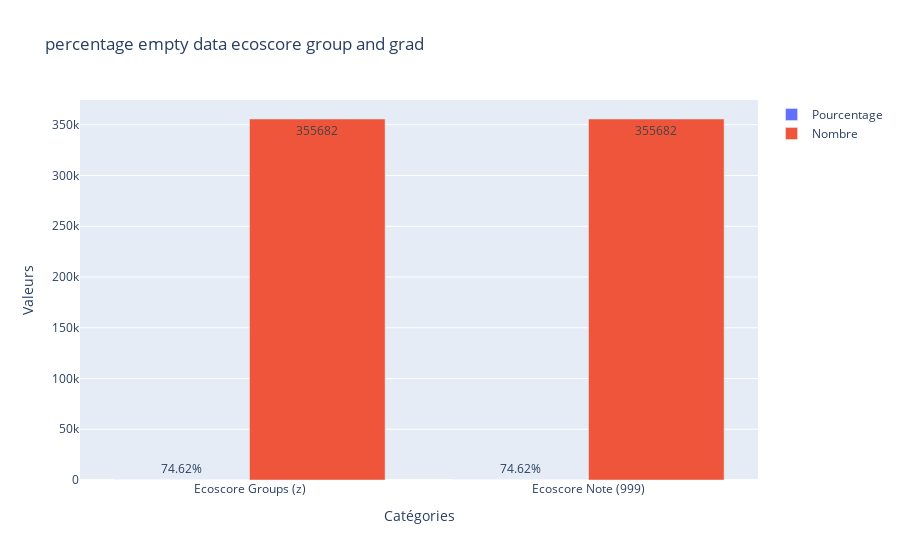

Notebook cell for this chart:
### Code cell
fig = go.Figure()
fig.add_trace(go.Bar(
    x=labels,
    y=values,
    name='Pourcentage',
    text=[f'{v:.2f}%' for v in values],
    textposition='auto'
))
fig.add_trace(go.Bar(
    x=labels,
    y=counts_values,
    name='Nombre',
    text=[str(v) for v in counts_values],
    textposition='auto'
))
fig.update_layout(
    title='percentage empty data ecoscore group and grad',
    xaxis_title='Catégories',
    yaxis_title='Valeurs',
    barmode='group'
)
fig.show()

### Figure 1 — Plotly figure (JSON) as saved in the notebook; plotly's stock layout.template omitted (floating-point values rounded to 4 significant figures)
{"data": [{"name": "Pourcentage", "text": ["74.62%", "74.62%"], "textposition": "auto", "type": "bar", "x": ["Ecoscore Groups (z)", "Ecoscore Note (999)"], "y": [74.62, 74.62]}, {"name": "Nombre", "text": ["355682", "355682"], "textposition": "auto", "type": "bar", "x": ["Ecoscore Groups (z)", "Ecoscore Note (999)"], "y": [355682, 355682]}], "layout": {"barmode": "group", "title": {"text": "percentage empty data ecoscore group and grad"}, "xaxis": {"title": {"text": "Catégories"}}, "yaxis": {"title": {"text": "Valeurs"}}}}
